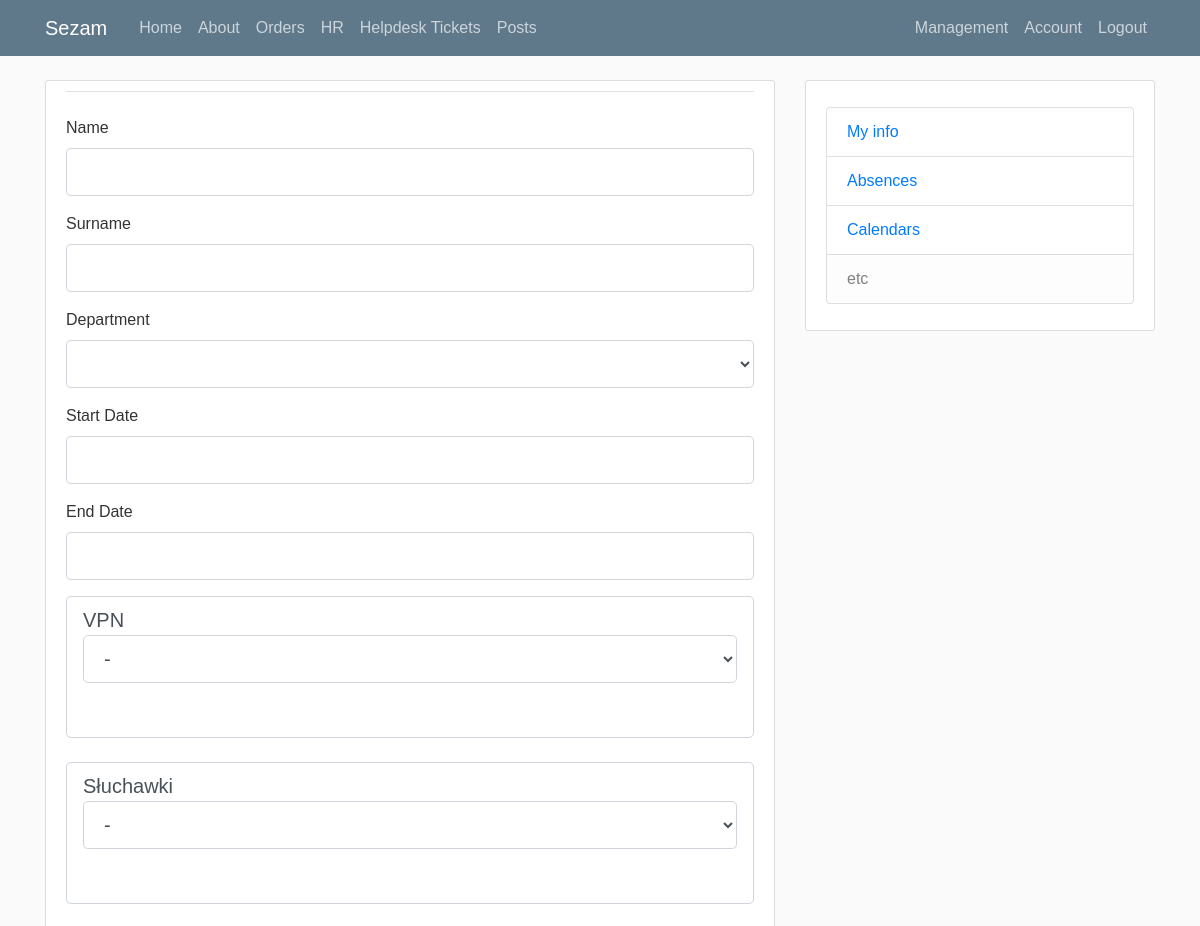
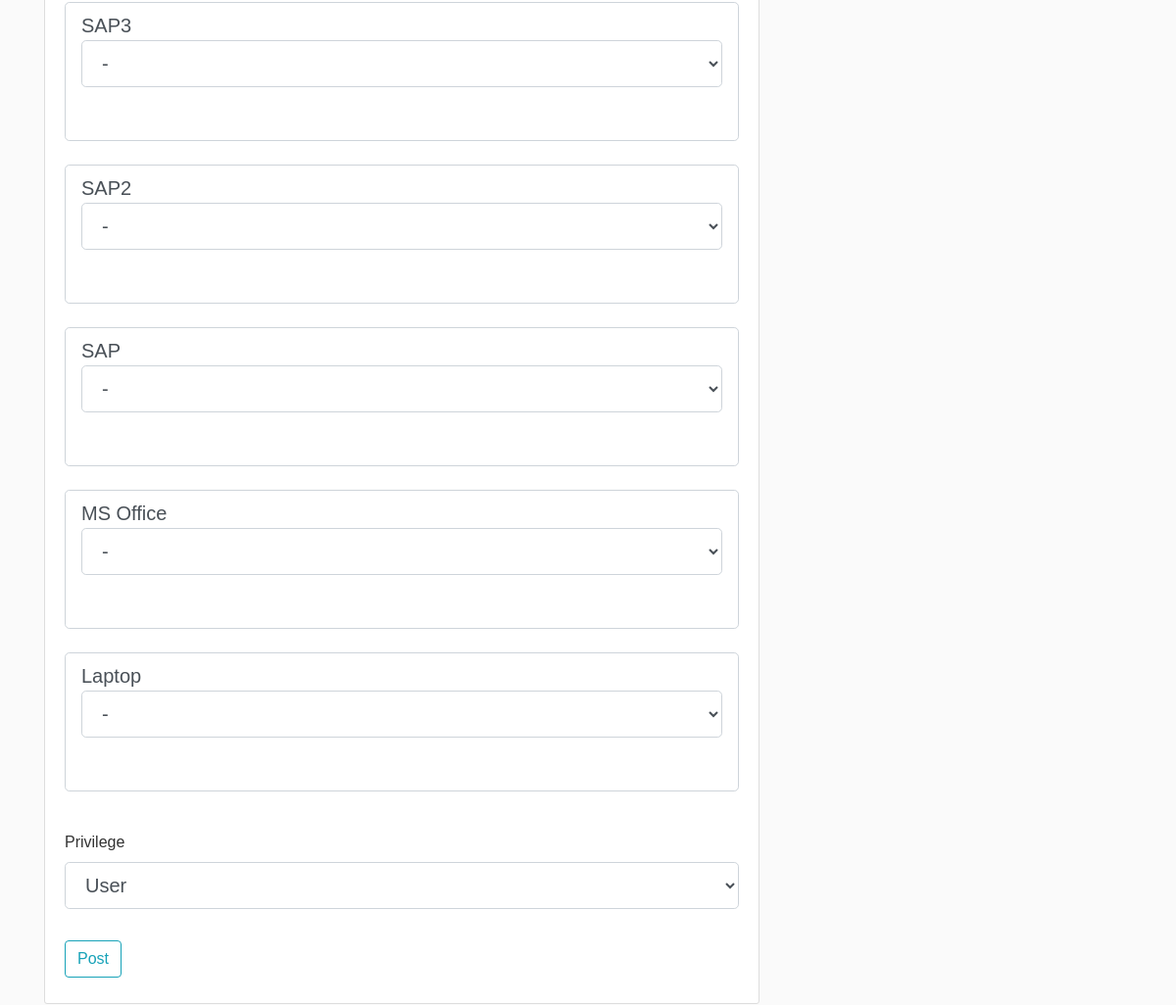
The page /new (signed in) on the database its author committed (2 pictures, top to bottom).
### sezam.py (models this page shows, shortened)
class Item(db.Model):
    id = db.Column(db.Integer, primary_key=True)
    name = db.Column(db.String(100), nullable=False)
    status = db.Column(db.String(100), default='Active')

### sezam.py (the view, shortened to what this page needs)
@app.route("/new", methods=['GET', 'POST'])
@login_required
def new_employee():
    if current_user.privilege=='User':
        return redirect(url_for('about'))
    else:
        form = OrderForm1()
        order_items=Item.query.order_by(Item.name.desc())
        return render_template('create_order.html', form=form, order_items=order_items)

### sezam.py
class OrderForm1(FlaskForm):
    worker_name = StringField('Name', validators=[DataRequired()])
    worker_surname = StringField('Surname', validators=[DataRequired()])
    department = SelectField('Department', validators=[DataRequired()], choices=['','Hr','IT'])
    date_start = DateTimeField('Start Date', format='%d.%m.%Y')
    date_end = DateTimeField('End Date', format='%d.%m.%Y')
    privilege = SelectField('Privilege', validators=[DataRequired()], choices=['User','Manager'])
    submit = SubmitField('Post')

### sezam.py (called while the page is built)
@login_manager.user_loader
def load_user(user_id):
    return User.query.get(int(user_id))

### templates/create_order.html (shortened to what this page needs)
{% extends "layout.html" %}
{% block content %}
<div class="content-section">
    <form method="POST" action="">
        <fieldset class="form-group">
            <legend class="border-bottom mb-4">{{ legend }}</legend>
            <div class="form-group">
                {{ form.worker_name.label(class="form-control-label") }}
                {% if form.worker_name.errors %}
                    {{ form.worker_name(class="form-control form-control-lg is-invalid") }}
                    <div class="invalid-feedback">
                        {% for error in form.worker_name.errors %}
                            <span>{{ error }}</span>
                        {% endfor %}
                    </div>
                {% else %}
                    {{ form.worker_name(class="form-control form-control-lg") }}
                {% endif %}
            </div>
            <div class="form-group">
                {{ form.worker_surname.label(class="form-control-label") }}
                {% if form.worker_surname.errors %}
                    {{ form.worker_surname(class="form-control form-control-lg is-invalid") }}
                    <div class="invalid-feedback">
                        {% for error in form.worker_surname.errors %}
                            <span>{{ error }}</span>
                        {% endfor %}
                    </div>
                {% else %}
                    {{ form.worker_surname(class="form-control form-control-lg") }}
                {% endif %}
            </div>
            <div class="form-group">
                {{ form.department.label(class="form-control-label") }}
                {% if form.department.errors %}
                    {{ form.department(class="form-control form-control-lg is-invalid") }}
                    <div class="invalid-feedback">
                        {% for error in form.department.errors %}
                            <span>{{ error }}</span>
                        {% endfor %}
                    </div>
                {% else %}
                    {{ form.department(class="form-control form-control-lg") }}
                {% endif %}
            </div>
            <div class="form-group">
                {{ form.date_start.label(class="form-control-label") }}
                {% if form.date_start.errors %}
                    {{ form.date_start(class="form-control form-control-lg is-invalid") }}
                    <div class="invalid-feedback">
                        {% for error in form.date_start.errors %}
                            <span>{{ error }}</span>
                        {% endfor %}
                    </div>
                {% else %}
                    {{ form.date_start(class="form-control form-control-lg") }}
                {% endif %}
            </div>
            <div class="form-group">
                {{ form.date_end.label(class="form-control-label") }}
                {% if form.date_end.errors %}
                    {{ form.date_end(class="form-control form-control-lg is-invalid") }}
                    <div class="invalid-feedback">
                        {% for error in form.date_end.errors %}
                            <span>{{ error }}</span>
                        {% endfor %}
                    </div>
                {% else %}
                    {{ form.date_end(class="form-control form-control-lg") }}
                {% endif %}
            </div>
            <div class="form-group">
                {% for order_item in order_items %}
                <div class="form-control form-control-lg")>
                    {{ order_item.name }}
                    <select name="order_item_{{order_item.id}}" class="form-control form-control-lg">
                        <option ="-" selected>-</option>
                    </select> <br>
                </div><br>
                {% endfor %}
            </div>
            <div class="form-group">
                {{ form.privilege.label(class="form-control-label") }}
                {% if form.privilege.errors %}
                    {{ form.privilege(class="form-control form-control-lg is-invalid") }}
                    <div class="invalid-feedback">
                        {% for error in form.privilege.errors %}
                            <span>{{ error }}</span>
                        {% endfor %}
                    </div>
                {% else %}
                    {{ form.privilege(class="form-control form-control-lg") }}
                {% endif %}
            </div>
        </fieldset>
        <div class="form-group">
            {{ form.submit(class="btn btn-outline-info") }}
        </div>
    </form>
</div>
{% endblock content %}

### static/main.css (style rules this page uses)
body { background: #fafafa; color: #333333; margin-top: 5rem; }
.content-section { background: #ffffff; padding: 10px 20px; border: 1px solid #dddddd; border-radius: 3px; margin-bottom: 20px; }
body { font-family: Verdana, sans-serif; }

### rows shown on the page
Item: name "VPN", id "-"
Item: name "Słuchawki", id "-"
Item: name "SAP3", id "-"
Item: name "SAP2", id "-"
Item: name "SAP", id "-"
Item: name "MS Office", id "-"
Item: name "Laptop", id "-"
